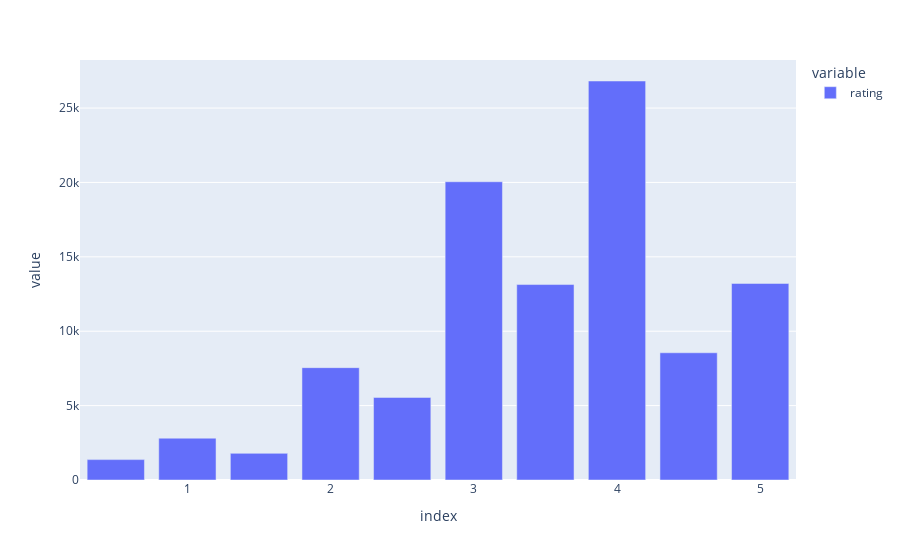

This figure's notebook cell:
### Code cell
data_ratings = pd.read_csv('Data/ratings.csv')
display(data_ratings.head())
columns = data_ratings.columns
for i in columns:
    print(len(data_ratings[i].value_counts()))
    if(len(data_ratings[i].value_counts()) < 100):
        display(data_ratings[i].value_counts())
        fig = px.bar(data_ratings[i].value_counts())
        fig.show()

### Figure 1 — Plotly figure (JSON) as saved in the notebook; plotly's stock layout.template omitted (floating-point values rounded to 4 significant figures)
{"data": [{"alignmentgroup": "True", "hovertemplate": "variable=rating<br>index=%{x}<br>value=%{y}<extra></extra>", "legendgroup": "rating", "marker": {"color": "#636efa", "pattern": {"shape": ""}}, "name": "rating", "offsetgroup": "rating", "orientation": "v", "showlegend": true, "textposition": "auto", "type": "bar", "x": [4, 3, 5, 3.5, 4.5, 2, 2.5, 1, 1.5, 0.5], "xaxis": "x", "y": [26818, 20047, 13211, 13136, 8551, 7551, 5550, 2811, 1791, 1370], "yaxis": "y"}], "layout": {"autosize": true, "barmode": "relative", "legend": {"title": {"text": "variable"}, "tracegroupgap": 0}, "margin": {"t": 60}, "xaxis": {"anchor": "y", "autorange": true, "domain": [0, 1], "range": [0.25, 5.25], "title": {"text": "index"}, "type": "linear"}, "yaxis": {"anchor": "x", "autorange": true, "domain": [0, 1], "range": [0, 28230.0], "title": {"text": "value"}, "type": "linear"}}}
